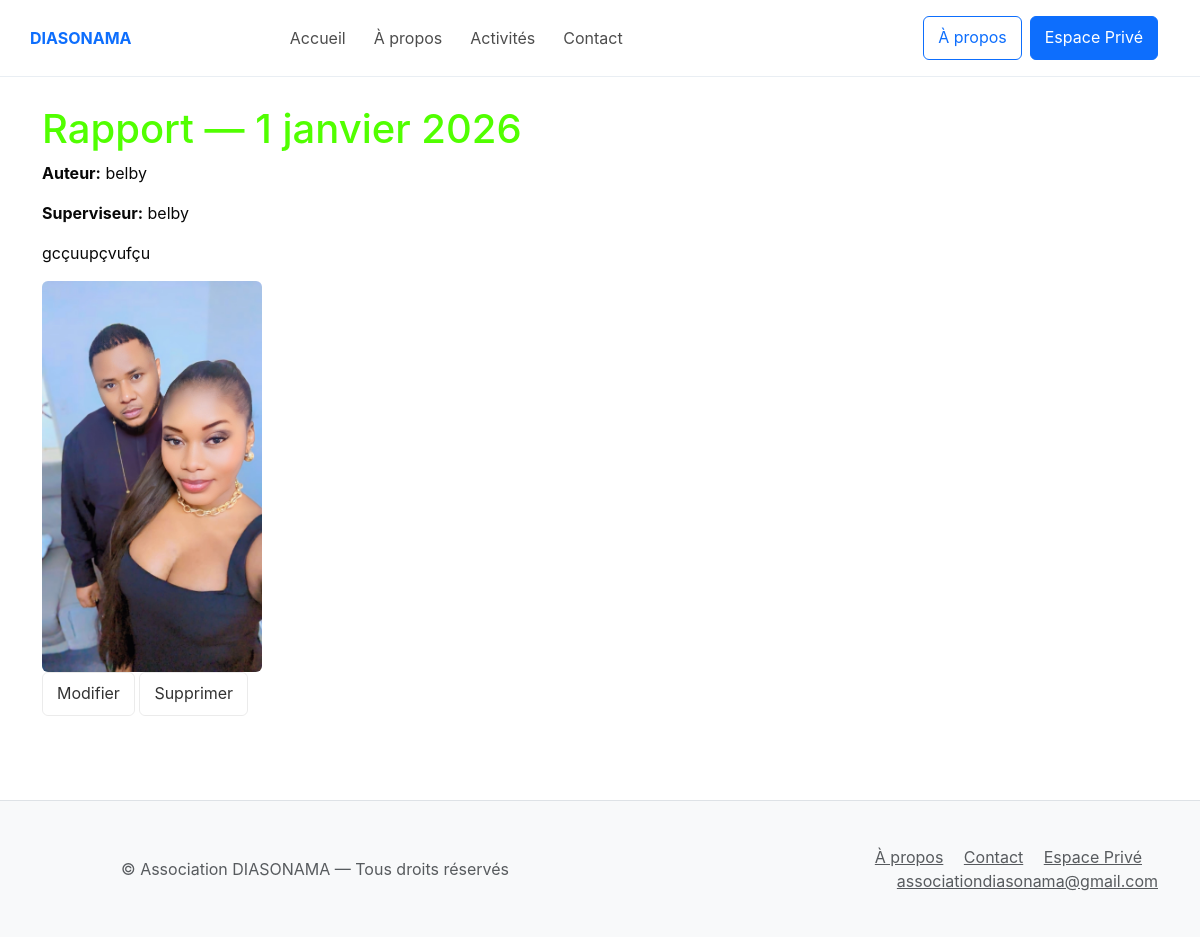
The app's page /reports/3/ with its own data.
### reports/models.py (models this page shows, shortened)
class Report(models.Model):
    STATUS_CHOICES = [
        ('draft', 'Brouillon'),
        ('submitted', 'Soumis'),
        ('validated', 'Validé'),
    ]
    author = models.ForeignKey(settings.AUTH_USER_MODEL, on_delete=models.CASCADE, related_name='reports')
    supervisor = models.ForeignKey(settings.AUTH_USER_MODEL, on_delete=models.SET_NULL, null=True, blank=True, related_name='supervised_reports')
    date = models.DateField()
    activity = models.ForeignKey('activities.Activity', on_delete=models.SET_NULL, null=True, blank=True)
    text = models.TextField(blank=True)
    status = models.CharField(max_length=20, choices=STATUS_CHOICES, default='draft')
    created_at = models.DateTimeField(auto_now_add=True)
    class Meta:
        ordering = ('-date',)

class Photo(models.Model):
    report = models.ForeignKey(Report, on_delete=models.CASCADE, related_name='photos')
    image = models.ImageField(upload_to='reports/%Y/%m/%d')
    caption = models.CharField(max_length=255, blank=True)
    uploaded_at = models.DateTimeField(auto_now_add=True)

### reports/views.py (the view)
# urls.py: path('<int:pk>/', views.ReportDetailView.as_view(), name='reports_detail'),
class ReportDetailView(DetailView):
    model = Report
    template_name = 'reports/detail.html'

### templates/reports/detail.html
{% extends 'base.html' %}
{% block content %}
<div class="container">
  <h1>Rapport — {{ object.date }}</h1>
  <p><strong>Auteur:</strong> {{ object.author.get_full_name|default:object.author.username }}</p>
  <p><strong>Superviseur:</strong> {% if object.supervisor %}{{ object.supervisor.get_full_name|default:object.supervisor.username }}{% else %}—{% endif %}</p>
  <p>{{ object.text }}</p>
  {% if object.photos.exists %}
    <div class="report-photos">
      {% for p in object.photos.all %}
        <img src="{{ p.image.url }}" alt="{{ p.caption }}" style="max-width:220px;border-radius:6px;margin-right:8px;">
      {% endfor %}
    </div>
  {% endif %}
  <p><a class="btn btn-outline" href="{% url 'reports_edit' object.pk %}">Modifier</a> <a class="btn btn-outline" href="{% url 'reports_delete' object.pk %}">Supprimer</a></p>
</div>
{% endblock %}

### static/css/styles.css (style rules this page uses)
html, body { margin: 0; padding: 0; height: 100%; font-family: -apple-system, BlinkMacSystemFont, "Segoe UI", Roboto, "Helvetica Neue", Arial, sans-serif; background: #ffffff; color: #080808; }
body { min-height: 100%; }
h1 { color: #51ff00; }
:root { --color-primary: #0d6efd; --color-accent: #20c997; --muted: #6c757d; --bg: #f8fafc; }
.btn { display: inline-block; padding: 8px 14px; border-radius: 6px; text-decoration: none; }
.btn-outline { border: 1px solid rgba(0, 0, 0, 0.08); color: #333; background: transparent; }
.site-main .container { padding-top: 28px; padding-bottom: 28px }
button.btn, .btn { min-height: 44px }

### records on screen
Report: date "1 janvier 2026", author.get_full_name "belby", supervisor.get_full_name "belby", text "gcçuupçvufçu"
Photo: image (picture)
